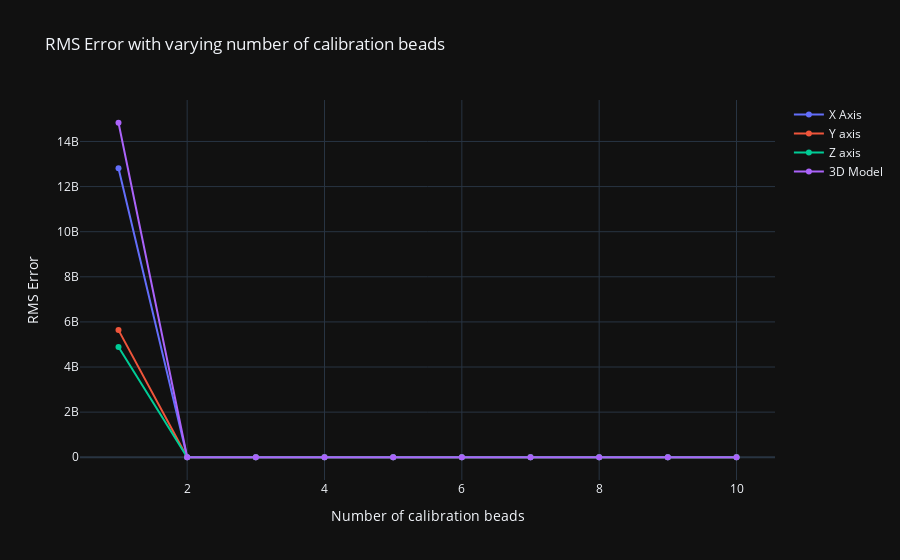

Notebook code for this chart:
### Code cell
# TODO : On the same graph, plot all your RMS values wrt. the number of used calibration beads !
fig = go.Figure()
fig.update_layout(title = 'RMS Error with varying number of calibration beads',
                  yaxis_title = 'RMS Error',
                  xaxis_title = 'Number of calibration beads')

fig.add_trace(go.Scatter(
    x = rms_measurements['n_beads'],
    y = rms_measurements['x'],
    name = 'X Axis'
))
fig.add_trace(go.Scatter(
    x = rms_measurements['n_beads'],
    y = rms_measurements['y'],
    name = 'Y axis'
))
fig.add_trace(go.Scatter(
    x = rms_measurements['n_beads'],
    y = rms_measurements['z'],
    name = 'Z axis'
))
fig.add_trace(go.Scatter(
    x = rms_measurements['n_beads'],
    y = rms_measurements['3d'],
    name = '3D Model'
))
fig.show()

### Figure 1 — Plotly figure (JSON) as saved in the notebook; plotly's stock layout.template omitted (floating-point values rounded to 4 significant figures)
{"data": [{"name": "X Axis", "x": [10, 9, 8, 7, 6, 5, 4, 3, 2, 1], "y": [0.3817, 0.04334, 0.0615, 0.4652, 0.1846, 429.7, 48.54, 124.9, 4283.0, 12820000000.0], "type": "scatter"}, {"name": "Y axis", "x": [10, 9, 8, 7, 6, 5, 4, 3, 2, 1], "y": [0.1656, 0.05832, 0.06045, 0.18, 0.1627, 23.06, 47.43, 116.7, 7889.0, 5637000000.0], "type": "scatter"}, {"name": "Z axis", "x": [10, 9, 8, 7, 6, 5, 4, 3, 2, 1], "y": [0.2852, 0.07523, 0.03636, 0.3707, 0.3861, 118.9, 119.6, 251.1, 56880.0, 4892000000.0], "type": "scatter"}, {"name": "3D Model", "x": [10, 9, 8, 7, 6, 5, 4, 3, 2, 1], "y": [0.5044, 0.1046, 0.09359, 0.6215, 0.4578, 446.4, 137.5, 303.7, 57580.0, 14830000000.0], "type": "scatter"}], "layout": {"title": {"text": "RMS Error with varying number of calibration beads"}, "yaxis": {"title": {"text": "RMS Error"}}, "xaxis": {"title": {"text": "Number of calibration beads"}}}}
